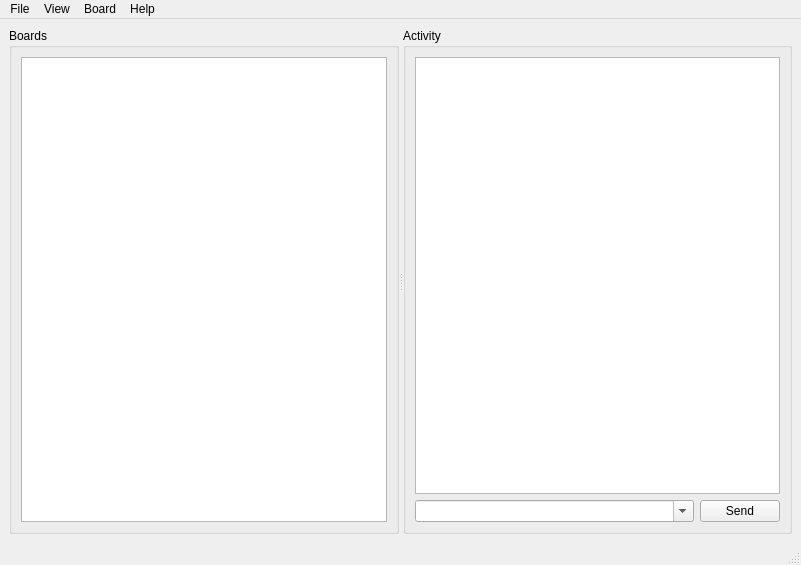
<ui version="4.0" >
 <class>MainWindowUi</class>
 <widget class="QMainWindow" name="MainWindowUi" >
  <property name="geometry" >
   <rect>
    <x>0</x>
    <y>0</y>
    <width>801</width>
    <height>565</height>
   </rect>
  </property>
  <property name="windowTitle" >
   <string>mchelper</string>
  </property>
  <widget class="QWidget" name="centralwidget" >
   <property name="geometry" >
    <rect>
     <x>0</x>
     <y>22</y>
     <width>801</width>
     <height>521</height>
    </rect>
   </property>
   <layout class="QGridLayout" >
    <item row="0" column="0" >
     <widget class="QSplitter" name="splitter" >
      <property name="orientation" >
       <enum>Qt::Horizontal</enum>
      </property>
      <property name="childrenCollapsible" >
       <bool>false</bool>
      </property>
      <widget class="QGroupBox" name="groupBox" >
       <property name="title" >
        <string>Boards</string>
       </property>
       <layout class="QGridLayout" >
        <item row="0" column="0" >
         <widget class="DeviceList" name="deviceList" >
          <property name="focusPolicy" >
           <enum>Qt::WheelFocus</enum>
          </property>
         </widget>
        </item>
       </layout>
      </widget>
      <widget class="QGroupBox" name="groupBox_2" >
       <property name="title" >
        <string>Activity</string>
       </property>
       <layout class="QGridLayout" >
        <item row="0" column="0" >
         <layout class="QVBoxLayout" >
          <item>
           <widget class="QPlainTextEdit" name="outputConsole" >
            <property name="undoRedoEnabled" >
             <bool>false</bool>
            </property>
            <property name="readOnly" >
             <bool>true</bool>
            </property>
           </widget>
          </item>
          <item>
           <layout class="QHBoxLayout" >
            <item>
             <widget class="QComboBox" name="commandLine" >
              <property name="sizePolicy" >
               <sizepolicy vsizetype="Fixed" hsizetype="Expanding" >
                <horstretch>0</horstretch>
                <verstretch>0</verstretch>
               </sizepolicy>
              </property>
              <property name="editable" >
               <bool>true</bool>
              </property>
              <property name="maxCount" >
               <number>10</number>
              </property>
              <property name="insertPolicy" >
               <enum>QComboBox::NoInsert</enum>
              </property>
             </widget>
            </item>
            <item>
             <widget class="QPushButton" name="sendButton" >
              <property name="text" >
               <string>Send</string>
              </property>
             </widget>
            </item>
           </layout>
          </item>
         </layout>
        </item>
       </layout>
      </widget>
     </widget>
    </item>
   </layout>
  </widget>
  <widget class="QMenuBar" name="menubar" >
   <property name="geometry" >
    <rect>
     <x>0</x>
     <y>0</y>
     <width>801</width>
     <height>22</height>
    </rect>
   </property>
   <widget class="QMenu" name="menuFile" >
    <property name="title" >
     <string>File</string>
    </property>
    <addaction name="actionPreferences" />
   </widget>
   <widget class="QMenu" name="menuView" >
    <property name="title" >
     <string>View</string>
    </property>
    <addaction name="actionClearConsole" />
    <addaction name="actionHide_OSC" />
   </widget>
   <widget class="QMenu" name="menuDevice" >
    <property name="title" >
     <string>Board</string>
    </property>
    <addaction name="actionInspector" />
    <addaction name="actionUpload" />
    <addaction name="actionResetBoard" />
    <addaction name="actionEraseBoard" />
   </widget>
   <widget class="QMenu" name="menuHelp" >
    <property name="title" >
     <string>Help</string>
    </property>
    <addaction name="actionHelp" />
    <addaction name="actionOscTutorial" />
    <addaction name="separator" />
    <addaction name="actionAbout" />
    <addaction name="actionCheckForUpdates" />
   </widget>
   <addaction name="menuFile" />
   <addaction name="menuView" />
   <addaction name="menuDevice" />
   <addaction name="menuHelp" />
  </widget>
  <widget class="QStatusBar" name="statusbar" >
   <property name="geometry" >
    <rect>
     <x>0</x>
     <y>543</y>
     <width>801</width>
     <height>22</height>
    </rect>
   </property>
  </widget>
  <action name="actionPreferences" >
   <property name="text" >
    <string>Preferences...</string>
   </property>
  </action>
  <action name="actionClearConsole" >
   <property name="text" >
    <string>Clear Activity Window</string>
   </property>
   <property name="shortcut" >
    <string>Ctrl+X</string>
   </property>
  </action>
  <action name="actionHide_OSC" >
   <property name="checkable" >
    <bool>true</bool>
   </property>
   <property name="text" >
    <string>Hide OSC Messages</string>
   </property>
  </action>
  <action name="actionAbout" >
   <property name="text" >
    <string>About mchelper</string>
   </property>
  </action>
  <action name="actionInspector" >
   <property name="text" >
    <string>View Inspector...</string>
   </property>
   <property name="shortcut" >
    <string>Ctrl+I</string>
   </property>
  </action>
  <action name="actionUpload" >
   <property name="text" >
    <string>Upload New Firmware...</string>
   </property>
   <property name="shortcut" >
    <string>Ctrl+U</string>
   </property>
  </action>
  <action name="actionResetBoard" >
   <property name="text" >
    <string>Reset Board</string>
   </property>
  </action>
  <action name="actionEraseBoard" >
   <property name="text" >
    <string>Erase Board</string>
   </property>
  </action>
  <action name="actionCheckForUpdates" >
   <property name="text" >
    <string>Check For Updates...</string>
   </property>
  </action>
  <action name="actionHelp" >
   <property name="text" >
    <string>mchelper Help</string>
   </property>
  </action>
  <action name="actionOscTutorial" >
   <property name="text" >
    <string>OSC Tutorial</string>
   </property>
  </action>
 </widget>
 <customwidgets>
  <customwidget>
   <class>DeviceList</class>
   <extends>QListWidget</extends>
   <header>MainWindow.h</header>
  </customwidget>
 </customwidgets>
 <resources/>
 <connections/>
</ui>
